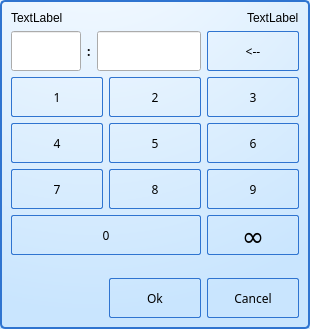
<?xml version="1.0" encoding="UTF-8"?>
<ui version="4.0">
 <class>GTimeInputDialog</class>
 <widget class="QDialog" name="GTimeInputDialog">
  <property name="windowModality">
   <enum>Qt::WindowModal</enum>
  </property>
  <property name="geometry">
   <rect>
    <x>0</x>
    <y>0</y>
    <width>310</width>
    <height>329</height>
   </rect>
  </property>
  <property name="palette">
   <palette>
    <active>
     <colorrole role="Button">
      <brush brushstyle="RadialGradientPattern">
       <gradient centralx="0.300000000000000" centraly="-0.400000000000000" focalx="0.300000000000000" focaly="-0.400000000000000" radius="1.350000000000000" type="RadialGradient" spread="PadSpread" coordinatemode="ObjectBoundingMode">
        <gradientstop position="0.000000000000000">
         <color alpha="255">
          <red>255</red>
          <green>255</green>
          <blue>255</blue>
         </color>
        </gradientstop>
        <gradientstop position="1.000000000000000">
         <color alpha="255">
          <red>201</red>
          <green>229</green>
          <blue>254</blue>
         </color>
        </gradientstop>
       </gradient>
      </brush>
     </colorrole>
     <colorrole role="Base">
      <brush brushstyle="RadialGradientPattern">
       <gradient centralx="0.300000000000000" centraly="-0.400000000000000" focalx="0.300000000000000" focaly="-0.400000000000000" radius="1.350000000000000" type="RadialGradient" spread="PadSpread" coordinatemode="ObjectBoundingMode">
        <gradientstop position="0.000000000000000">
         <color alpha="255">
          <red>255</red>
          <green>255</green>
          <blue>255</blue>
         </color>
        </gradientstop>
        <gradientstop position="1.000000000000000">
         <color alpha="255">
          <red>201</red>
          <green>229</green>
          <blue>254</blue>
         </color>
        </gradientstop>
       </gradient>
      </brush>
     </colorrole>
     <colorrole role="Window">
      <brush brushstyle="RadialGradientPattern">
       <gradient centralx="0.300000000000000" centraly="-0.400000000000000" focalx="0.300000000000000" focaly="-0.400000000000000" radius="1.350000000000000" type="RadialGradient" spread="PadSpread" coordinatemode="ObjectBoundingMode">
        <gradientstop position="0.000000000000000">
         <color alpha="255">
          <red>255</red>
          <green>255</green>
          <blue>255</blue>
         </color>
        </gradientstop>
        <gradientstop position="1.000000000000000">
         <color alpha="255">
          <red>201</red>
          <green>229</green>
          <blue>254</blue>
         </color>
        </gradientstop>
       </gradient>
      </brush>
     </colorrole>
    </active>
    <inactive>
     <colorrole role="Button">
      <brush brushstyle="RadialGradientPattern">
       <gradient centralx="0.300000000000000" centraly="-0.400000000000000" focalx="0.300000000000000" focaly="-0.400000000000000" radius="1.350000000000000" type="RadialGradient" spread="PadSpread" coordinatemode="ObjectBoundingMode">
        <gradientstop position="0.000000000000000">
         <color alpha="255">
          <red>255</red>
          <green>255</green>
          <blue>255</blue>
         </color>
        </gradientstop>
        <gradientstop position="1.000000000000000">
         <color alpha="255">
          <red>201</red>
          <green>229</green>
          <blue>254</blue>
         </color>
        </gradientstop>
       </gradient>
      </brush>
     </colorrole>
     <colorrole role="Base">
      <brush brushstyle="RadialGradientPattern">
       <gradient centralx="0.300000000000000" centraly="-0.400000000000000" focalx="0.300000000000000" focaly="-0.400000000000000" radius="1.350000000000000" type="RadialGradient" spread="PadSpread" coordinatemode="ObjectBoundingMode">
        <gradientstop position="0.000000000000000">
         <color alpha="255">
          <red>255</red>
          <green>255</green>
          <blue>255</blue>
         </color>
        </gradientstop>
        <gradientstop position="1.000000000000000">
         <color alpha="255">
          <red>201</red>
          <green>229</green>
          <blue>254</blue>
         </color>
        </gradientstop>
       </gradient>
      </brush>
     </colorrole>
     <colorrole role="Window">
      <brush brushstyle="RadialGradientPattern">
       <gradient centralx="0.300000000000000" centraly="-0.400000000000000" focalx="0.300000000000000" focaly="-0.400000000000000" radius="1.350000000000000" type="RadialGradient" spread="PadSpread" coordinatemode="ObjectBoundingMode">
        <gradientstop position="0.000000000000000">
         <color alpha="255">
          <red>255</red>
          <green>255</green>
          <blue>255</blue>
         </color>
        </gradientstop>
        <gradientstop position="1.000000000000000">
         <color alpha="255">
          <red>201</red>
          <green>229</green>
          <blue>254</blue>
         </color>
        </gradientstop>
       </gradient>
      </brush>
     </colorrole>
    </inactive>
    <disabled>
     <colorrole role="Button">
      <brush brushstyle="RadialGradientPattern">
       <gradient centralx="0.300000000000000" centraly="-0.400000000000000" focalx="0.300000000000000" focaly="-0.400000000000000" radius="1.350000000000000" type="RadialGradient" spread="PadSpread" coordinatemode="ObjectBoundingMode">
        <gradientstop position="0.000000000000000">
         <color alpha="255">
          <red>255</red>
          <green>255</green>
          <blue>255</blue>
         </color>
        </gradientstop>
        <gradientstop position="1.000000000000000">
         <color alpha="255">
          <red>201</red>
          <green>229</green>
          <blue>254</blue>
         </color>
        </gradientstop>
       </gradient>
      </brush>
     </colorrole>
     <colorrole role="Base">
      <brush brushstyle="RadialGradientPattern">
       <gradient centralx="0.300000000000000" centraly="-0.400000000000000" focalx="0.300000000000000" focaly="-0.400000000000000" radius="1.350000000000000" type="RadialGradient" spread="PadSpread" coordinatemode="ObjectBoundingMode">
        <gradientstop position="0.000000000000000">
         <color alpha="255">
          <red>255</red>
          <green>255</green>
          <blue>255</blue>
         </color>
        </gradientstop>
        <gradientstop position="1.000000000000000">
         <color alpha="255">
          <red>201</red>
          <green>229</green>
          <blue>254</blue>
         </color>
        </gradientstop>
       </gradient>
      </brush>
     </colorrole>
     <colorrole role="Window">
      <brush brushstyle="RadialGradientPattern">
       <gradient centralx="0.300000000000000" centraly="-0.400000000000000" focalx="0.300000000000000" focaly="-0.400000000000000" radius="1.350000000000000" type="RadialGradient" spread="PadSpread" coordinatemode="ObjectBoundingMode">
        <gradientstop position="0.000000000000000">
         <color alpha="255">
          <red>255</red>
          <green>255</green>
          <blue>255</blue>
         </color>
        </gradientstop>
        <gradientstop position="1.000000000000000">
         <color alpha="255">
          <red>201</red>
          <green>229</green>
          <blue>254</blue>
         </color>
        </gradientstop>
       </gradient>
      </brush>
     </colorrole>
    </disabled>
   </palette>
  </property>
  <property name="windowTitle">
   <string>Dialog</string>
  </property>
  <property name="styleSheet">
   <string notr="true">QDialog {
border: 2px solid #2f74d0;
border-radius: 5px;
padding: 2px 4px;

background: qradialgradient(cx: 0.3, cy: -0.4,
fx: 0.3, fy: -0.4,
radius: 1.35, stop: 0 #fff, stop: 1 #c9e5fe);
}

QLabel{
background: transparent;
}

QCheckBox{
background: transparent;
}

 QPushButton {
border: 1px solid #2f74d0;
border-radius: 2px;
padding: 5px;
background: qradialgradient(cx: 0.3, cy: -0.4,
fx: 0.3, fy: -0.4,
radius: 1.35, stop: 0 #fff, stop: 1 #c9e5fe);
min-width: 80px;
}

QPushButton:hover {
background: qradialgradient(cx: 0.3, cy: -0.4,
fx: 0.3, fy: -0.4,
radius: 1.35, stop: 0 #fff, stop: 1 #e4f2fe);
}

 QPushButton:pressed {
background: qradialgradient(cx: 0.4, cy: -0.1,
fx: 0.4, fy: -0.1,
radius: 1.35, stop: 0 #fff, stop: 1 #f1f8fe);
}

 QPushButton:checked {
background: #308cc6;
}

QPushButton:disabled { 
background: qradialgradient(cx: 0.4, cy: -0.1,
fx: 0.4, fy: -0.1,
radius: 1.35, stop: 0 #fff, stop: 1 #F1F0EF);
}</string>
  </property>
  <layout class="QVBoxLayout" name="verticalLayout_2">
   <item>
    <layout class="QHBoxLayout" name="horizontalLayout_3">
     <item>
      <widget class="QLabel" name="labelTitle">
       <property name="sizePolicy">
        <sizepolicy hsizetype="Expanding" vsizetype="Preferred">
         <horstretch>0</horstretch>
         <verstretch>0</verstretch>
        </sizepolicy>
       </property>
       <property name="text">
        <string>TextLabel</string>
       </property>
      </widget>
     </item>
     <item>
      <widget class="QLabel" name="labelRange">
       <property name="text">
        <string>TextLabel</string>
       </property>
      </widget>
     </item>
    </layout>
   </item>
   <item>
    <layout class="QHBoxLayout" name="horizontalLayout_4">
     <item>
      <widget class="QLineEdit" name="lineEditMinute">
       <property name="minimumSize">
        <size>
         <width>0</width>
         <height>40</height>
        </size>
       </property>
       <property name="font">
        <font>
         <family>文泉驿等宽微米黑</family>
        </font>
       </property>
       <property name="alignment">
        <set>Qt::AlignCenter</set>
       </property>
      </widget>
     </item>
     <item>
      <widget class="QLabel" name="labelColon">
       <property name="font">
        <font>
         <family>文泉驿等宽微米黑</family>
         <weight>75</weight>
         <bold>true</bold>
        </font>
       </property>
       <property name="text">
        <string>:</string>
       </property>
      </widget>
     </item>
     <item>
      <widget class="QLineEdit" name="lineEditSecond">
       <property name="minimumSize">
        <size>
         <width>0</width>
         <height>40</height>
        </size>
       </property>
       <property name="font">
        <font>
         <family>文泉驿等宽微米黑</family>
         <pointsize>11</pointsize>
        </font>
       </property>
       <property name="text">
        <string/>
       </property>
       <property name="alignment">
        <set>Qt::AlignCenter</set>
       </property>
      </widget>
     </item>
     <item>
      <widget class="QPushButton" name="buttonBackspace">
       <property name="sizePolicy">
        <sizepolicy hsizetype="Fixed" vsizetype="Minimum">
         <horstretch>0</horstretch>
         <verstretch>0</verstretch>
        </sizepolicy>
       </property>
       <property name="minimumSize">
        <size>
         <width>92</width>
         <height>40</height>
        </size>
       </property>
       <property name="font">
        <font>
         <family>文泉驿等宽微米黑</family>
        </font>
       </property>
       <property name="focusPolicy">
        <enum>Qt::NoFocus</enum>
       </property>
       <property name="text">
        <string>&lt;--</string>
       </property>
       <property name="iconSize">
        <size>
         <width>32</width>
         <height>32</height>
        </size>
       </property>
       <property name="buttonValue" stdset="0">
        <char>
         <unicode>46</unicode>
        </char>
       </property>
      </widget>
     </item>
    </layout>
   </item>
   <item>
    <layout class="QVBoxLayout" name="verticalLayout">
     <property name="spacing">
      <number>6</number>
     </property>
     <item>
      <layout class="QGridLayout" name="gridLayout">
       <item row="0" column="0">
        <widget class="QPushButton" name="panelButton_1">
         <property name="sizePolicy">
          <sizepolicy hsizetype="Minimum" vsizetype="Minimum">
           <horstretch>0</horstretch>
           <verstretch>0</verstretch>
          </sizepolicy>
         </property>
         <property name="minimumSize">
          <size>
           <width>92</width>
           <height>40</height>
          </size>
         </property>
         <property name="font">
          <font>
           <family>文泉驿等宽微米黑</family>
          </font>
         </property>
         <property name="focusPolicy">
          <enum>Qt::NoFocus</enum>
         </property>
         <property name="text">
          <string>1</string>
         </property>
         <property name="buttonValue" stdset="0">
          <char>
           <unicode>49</unicode>
          </char>
         </property>
        </widget>
       </item>
       <item row="0" column="1">
        <widget class="QPushButton" name="panelButton_2">
         <property name="sizePolicy">
          <sizepolicy hsizetype="Minimum" vsizetype="Minimum">
           <horstretch>0</horstretch>
           <verstretch>0</verstretch>
          </sizepolicy>
         </property>
         <property name="minimumSize">
          <size>
           <width>92</width>
           <height>40</height>
          </size>
         </property>
         <property name="font">
          <font>
           <family>文泉驿等宽微米黑</family>
          </font>
         </property>
         <property name="focusPolicy">
          <enum>Qt::NoFocus</enum>
         </property>
         <property name="text">
          <string>2</string>
         </property>
         <property name="buttonValue" stdset="0">
          <char>
           <unicode>50</unicode>
          </char>
         </property>
        </widget>
       </item>
       <item row="0" column="2">
        <widget class="QPushButton" name="panelButton_3">
         <property name="sizePolicy">
          <sizepolicy hsizetype="Minimum" vsizetype="Minimum">
           <horstretch>0</horstretch>
           <verstretch>0</verstretch>
          </sizepolicy>
         </property>
         <property name="minimumSize">
          <size>
           <width>92</width>
           <height>40</height>
          </size>
         </property>
         <property name="font">
          <font>
           <family>文泉驿等宽微米黑</family>
          </font>
         </property>
         <property name="focusPolicy">
          <enum>Qt::NoFocus</enum>
         </property>
         <property name="text">
          <string>3</string>
         </property>
         <property name="buttonValue" stdset="0">
          <char>
           <unicode>51</unicode>
          </char>
         </property>
        </widget>
       </item>
       <item row="1" column="0">
        <widget class="QPushButton" name="panelButton_4">
         <property name="sizePolicy">
          <sizepolicy hsizetype="Minimum" vsizetype="Minimum">
           <horstretch>0</horstretch>
           <verstretch>0</verstretch>
          </sizepolicy>
         </property>
         <property name="minimumSize">
          <size>
           <width>92</width>
           <height>40</height>
          </size>
         </property>
         <property name="font">
          <font>
           <family>文泉驿等宽微米黑</family>
          </font>
         </property>
         <property name="focusPolicy">
          <enum>Qt::NoFocus</enum>
         </property>
         <property name="text">
          <string>4</string>
         </property>
         <property name="buttonValue" stdset="0">
          <char>
           <unicode>52</unicode>
          </char>
         </property>
        </widget>
       </item>
       <item row="1" column="1">
        <widget class="QPushButton" name="panelButton_5">
         <property name="sizePolicy">
          <sizepolicy hsizetype="Minimum" vsizetype="Minimum">
           <horstretch>0</horstretch>
           <verstretch>0</verstretch>
          </sizepolicy>
         </property>
         <property name="minimumSize">
          <size>
           <width>92</width>
           <height>40</height>
          </size>
         </property>
         <property name="font">
          <font>
           <family>文泉驿等宽微米黑</family>
          </font>
         </property>
         <property name="focusPolicy">
          <enum>Qt::NoFocus</enum>
         </property>
         <property name="text">
          <string>5</string>
         </property>
         <property name="buttonValue" stdset="0">
          <char>
           <unicode>53</unicode>
          </char>
         </property>
        </widget>
       </item>
       <item row="1" column="2">
        <widget class="QPushButton" name="panelButton_6">
         <property name="sizePolicy">
          <sizepolicy hsizetype="Minimum" vsizetype="Minimum">
           <horstretch>0</horstretch>
           <verstretch>0</verstretch>
          </sizepolicy>
         </property>
         <property name="minimumSize">
          <size>
           <width>92</width>
           <height>40</height>
          </size>
         </property>
         <property name="font">
          <font>
           <family>文泉驿等宽微米黑</family>
          </font>
         </property>
         <property name="focusPolicy">
          <enum>Qt::NoFocus</enum>
         </property>
         <property name="text">
          <string>6</string>
         </property>
         <property name="buttonValue" stdset="0">
          <char>
           <unicode>54</unicode>
          </char>
         </property>
        </widget>
       </item>
       <item row="2" column="0">
        <widget class="QPushButton" name="panelButton_7">
         <property name="sizePolicy">
          <sizepolicy hsizetype="Minimum" vsizetype="Minimum">
           <horstretch>0</horstretch>
           <verstretch>0</verstretch>
          </sizepolicy>
         </property>
         <property name="minimumSize">
          <size>
           <width>92</width>
           <height>40</height>
          </size>
         </property>
         <property name="font">
          <font>
           <family>文泉驿等宽微米黑</family>
          </font>
         </property>
         <property name="focusPolicy">
          <enum>Qt::NoFocus</enum>
         </property>
         <property name="text">
          <string>7</string>
         </property>
         <property name="buttonValue" stdset="0">
          <char>
           <unicode>55</unicode>
          </char>
         </property>
        </widget>
       </item>
       <item row="2" column="1">
        <widget class="QPushButton" name="panelButton_8">
         <property name="sizePolicy">
          <sizepolicy hsizetype="Minimum" vsizetype="Minimum">
           <horstretch>0</horstretch>
           <verstretch>0</verstretch>
          </sizepolicy>
         </property>
         <property name="minimumSize">
          <size>
           <width>92</width>
           <height>40</height>
          </size>
         </property>
         <property name="font">
          <font>
           <family>文泉驿等宽微米黑</family>
          </font>
         </property>
         <property name="focusPolicy">
          <enum>Qt::NoFocus</enum>
         </property>
         <property name="text">
          <string>8</string>
         </property>
         <property name="buttonValue" stdset="0">
          <char>
           <unicode>56</unicode>
          </char>
         </property>
        </widget>
       </item>
       <item row="2" column="2">
        <widget class="QPushButton" name="panelButton_9">
         <property name="sizePolicy">
          <sizepolicy hsizetype="Minimum" vsizetype="Minimum">
           <horstretch>0</horstretch>
           <verstretch>0</verstretch>
          </sizepolicy>
         </property>
         <property name="minimumSize">
          <size>
           <width>92</width>
           <height>40</height>
          </size>
         </property>
         <property name="font">
          <font>
           <family>文泉驿等宽微米黑</family>
          </font>
         </property>
         <property name="focusPolicy">
          <enum>Qt::NoFocus</enum>
         </property>
         <property name="text">
          <string>9</string>
         </property>
         <property name="buttonValue" stdset="0">
          <char>
           <unicode>57</unicode>
          </char>
         </property>
        </widget>
       </item>
      </layout>
     </item>
     <item>
      <layout class="QHBoxLayout" name="horizontalLayout" stretch="2,1">
       <item>
        <widget class="QPushButton" name="panelButton_0">
         <property name="sizePolicy">
          <sizepolicy hsizetype="Expanding" vsizetype="Minimum">
           <horstretch>0</horstretch>
           <verstretch>0</verstretch>
          </sizepolicy>
         </property>
         <property name="minimumSize">
          <size>
           <width>92</width>
           <height>40</height>
          </size>
         </property>
         <property name="font">
          <font>
           <family>文泉驿等宽微米黑</family>
          </font>
         </property>
         <property name="focusPolicy">
          <enum>Qt::NoFocus</enum>
         </property>
         <property name="text">
          <string>0</string>
         </property>
         <property name="buttonValue" stdset="0">
          <char>
           <unicode>48</unicode>
          </char>
         </property>
        </widget>
       </item>
       <item>
        <widget class="QPushButton" name="panelButton_Infinite">
         <property name="sizePolicy">
          <sizepolicy hsizetype="Minimum" vsizetype="Minimum">
           <horstretch>0</horstretch>
           <verstretch>0</verstretch>
          </sizepolicy>
         </property>
         <property name="minimumSize">
          <size>
           <width>92</width>
           <height>40</height>
          </size>
         </property>
         <property name="maximumSize">
          <size>
           <width>92</width>
           <height>16777215</height>
          </size>
         </property>
         <property name="font">
          <font>
           <family>文泉驿等宽微米黑</family>
           <pointsize>20</pointsize>
           <weight>50</weight>
           <italic>false</italic>
           <bold>false</bold>
          </font>
         </property>
         <property name="text">
          <string>∞</string>
         </property>
         <property name="iconSize">
          <size>
           <width>24</width>
           <height>24</height>
          </size>
         </property>
         <property name="checkable">
          <bool>true</bool>
         </property>
         <property name="checked">
          <bool>false</bool>
         </property>
        </widget>
       </item>
      </layout>
     </item>
    </layout>
   </item>
   <item>
    <spacer name="verticalSpacer">
     <property name="orientation">
      <enum>Qt::Vertical</enum>
     </property>
     <property name="sizeHint" stdset="0">
      <size>
       <width>20</width>
       <height>40</height>
      </size>
     </property>
    </spacer>
   </item>
   <item>
    <layout class="QHBoxLayout" name="horizontalLayout_2">
     <item>
      <spacer name="horizontalSpacer">
       <property name="orientation">
        <enum>Qt::Horizontal</enum>
       </property>
       <property name="sizeHint" stdset="0">
        <size>
         <width>40</width>
         <height>20</height>
        </size>
       </property>
      </spacer>
     </item>
     <item>
      <widget class="QPushButton" name="buttonOk">
       <property name="sizePolicy">
        <sizepolicy hsizetype="Minimum" vsizetype="Minimum">
         <horstretch>0</horstretch>
         <verstretch>0</verstretch>
        </sizepolicy>
       </property>
       <property name="minimumSize">
        <size>
         <width>92</width>
         <height>40</height>
        </size>
       </property>
       <property name="font">
        <font>
         <family>文泉驿等宽微米黑</family>
        </font>
       </property>
       <property name="focusPolicy">
        <enum>Qt::NoFocus</enum>
       </property>
       <property name="text">
        <string>Ok</string>
       </property>
       <property name="buttonValue" stdset="0">
        <char>
         <unicode>48</unicode>
        </char>
       </property>
      </widget>
     </item>
     <item>
      <widget class="QPushButton" name="buttonCancel">
       <property name="sizePolicy">
        <sizepolicy hsizetype="Minimum" vsizetype="Minimum">
         <horstretch>0</horstretch>
         <verstretch>0</verstretch>
        </sizepolicy>
       </property>
       <property name="minimumSize">
        <size>
         <width>92</width>
         <height>40</height>
        </size>
       </property>
       <property name="font">
        <font>
         <family>文泉驿等宽微米黑</family>
        </font>
       </property>
       <property name="focusPolicy">
        <enum>Qt::NoFocus</enum>
       </property>
       <property name="text">
        <string>Cancel</string>
       </property>
       <property name="buttonValue" stdset="0">
        <char>
         <unicode>48</unicode>
        </char>
       </property>
      </widget>
     </item>
    </layout>
   </item>
  </layout>
 </widget>
 <resources/>
 <connections/>
</ui>
